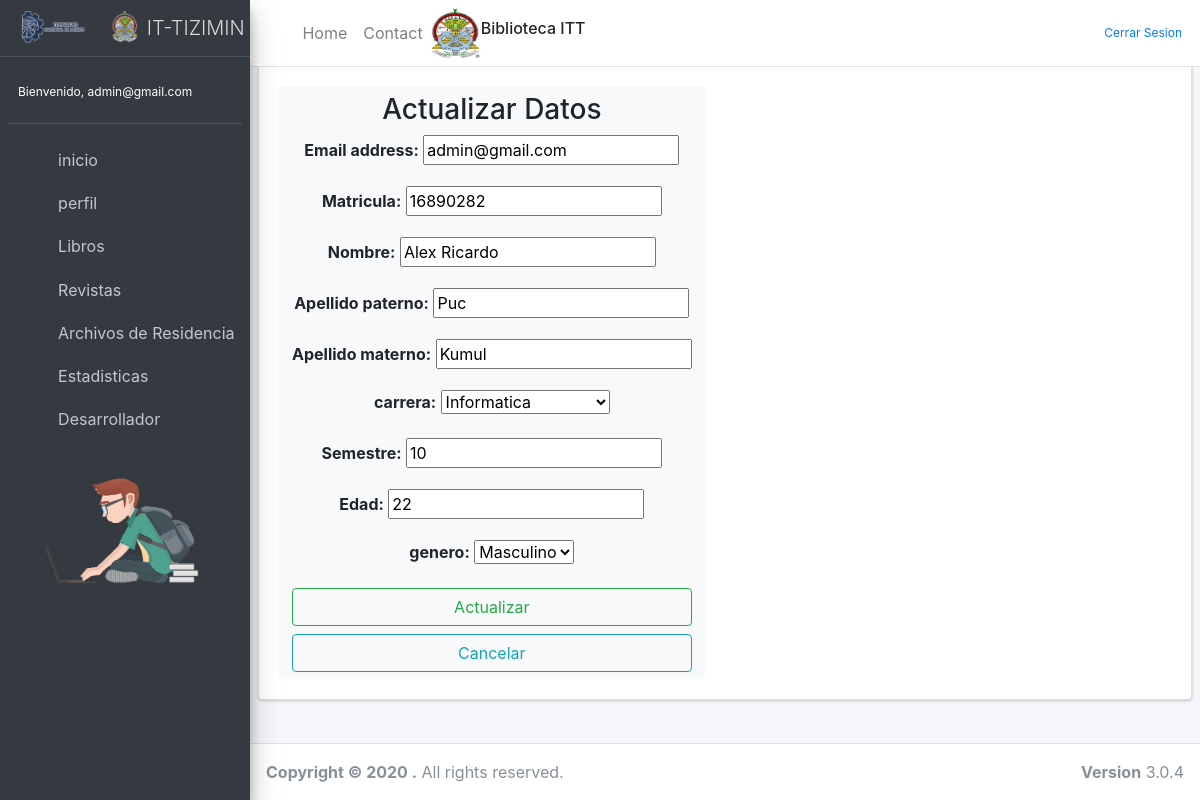
The app's page /actualizar/ (signed in) with its own data.
### Alumnos/models.py (models this page shows, shortened)
class MyUser(AbstractBaseUser):
    email = models.EmailField(verbose_name='email address', max_length=255, unique=True,)
    matricula = models.IntegerField(unique=True, validators=[MaxValueValidator(99999999)])
    nombre = models.CharField(max_length=50)
    apellido_paterno = models.CharField(max_length=50)
    apellido_materno = models.CharField(max_length=50)
    carrera = models.CharField(max_length=50)
    semestre = models.IntegerField( validators=[MaxValueValidator(10)])
    edad = models.IntegerField()
    genero = models.CharField(max_length=50)
    is_active = models.BooleanField(default=True)
    is_admin = models.BooleanField(default=False)
    objects = MyUserManager()
    USERNAME_FIELD = 'email'
    REQUIRED_FIELDS = ['matricula', 'nombre', 'apellido_paterno', 'apellido_materno', 'carrera', 'semestre', 'edad', 'genero']
    def __str__(self):
        return self.email

### Alumnos/views.py (the view)
# urls.py: path('actualizar/', actualizar, name="actualizar"),
@login_required(login_url='loginPage')
def actualizar(request):
    if request.method=='POST':
        user_form = UserChangeForm(request.POST, instance=request.user)
        if user_form.is_valid():
            user_form.save()
            messages.success(request,'Actualizado correctamente')
            return redirect('perfil')
        else:
            messages.success(request,'Error, Verifique que sus Datos sean Correctos')
            return redirect('actualizar')
    elif request.method == "GET":
        user_form = UserChangeForm(instance=request.user)
        return render(request, 'Alumnos/modificar.html',{'user_form':user_form})

### Alumnos/admin.py (shortened to what this page needs)
class UserChangeForm(forms.ModelForm):
    GENERO_CHOICES = (
        ('Masculino', 'Masculino'),
        ('Femenino', 'Femenino'),
    )
    CARRERA_CHOICES = (
        ('Informatica', 'Informatica'),
        ('Agronomia', 'Agronomia'),
        ('Biologia', 'Biologia'),
        ('Administracion', 'Administracion'),
        ('GestionEmpresarial', 'GestionEmpresarial'),
        ('Tics', 'Tics'),
    )
    password = None
    genero = forms.ChoiceField(label='genero', choices=GENERO_CHOICES)
    carrera = forms.ChoiceField(label='carrera', choices=CARRERA_CHOICES)
    class Meta:
        model = MyUser
        fields =  ('email', 'matricula', 'nombre', 'apellido_paterno', 'apellido_materno', 'carrera', 'semestre', 'edad', 'genero')

### Alumnos/templates/Alumnos/modificar.html (shortened to what this page needs)
{% extends "Alumnos/home.html" %}
{% load static %}
{% block contenido %}
<div class="content-wrapper">
  <section class="content">
    <div class="row">
      <div class="col-12">
        <div class="card">
          <div class="card-body" >
                <section id="container">
                     <div class="careers">
                      <div>
                        <form  class="btn btn-light" method="POST">
                         <h3>Actualizar Datos</h3>
                         {{ user_form.as_p}}
                         <button type="submit" class="btn btn-block btn-outline-success btn-xs">Actualizar</button>
                         <a  class="btn btn-block btn-outline-info btn-xs" href="{% url 'perfil'%}">Cancelar</a>
                        </form>
                     </div>
                    </div>
                </section>
          </div>
        </div>
      </div>
    </div>
  </section>
</div>
{% endblock contenido %}

### Alumnos/templates/Alumnos/home.html (shortened to what this page needs)
<!DOCTYPE html>
<html lang="en">
<head>
 {% load static %}
  <link rel="stylesheet" href="{% static 'core/lib/adminlte/plugins/fontawesome-free/css/all.min.css' %}">
  <link rel="stylesheet" href="{% static 'core/lib/adminlte/plugins/overlayScrollbars/css/OverlayScrollbars.min.css'%}">
  <link rel="stylesheet" href="{% static 'core/lib/adminlte/css/adminlte.min.css'%}">
    {% load bootstrap4 %}
    {% bootstrap_css %}
</head>
<body class="hold-transition sidebar-mini layout-fixed layout-navbar-fixed layout-footer-fixed">
<div class="wrapper">
      <nav class="main-header navbar navbar-expand navbar-white navbar-light">
        <ul class="navbar-nav">
              <li class="nav-item">
                <a class="nav-link" data-widget="pushmenu" href="#" role="button"><i class="fas fa-bars"></i></a>
              </li>
              <li class="nav-item d-none d-sm-inline-block">
                <a href="{% url 'home' %}" class="nav-link">Home</a>
              </li>
              <li class="nav-item d-none d-sm-inline-block">
                <a href="{% url 'desarrollador'%}" class="nav-link">Contact</a>
              </li>
        </ul>
                <img src="{% static 'core/img/admin.jfif'%}" width="50" height="50" alt="" /></a>
              <h6>Biblioteca ITT</h6>
        <ul class="navbar-nav ml-auto">
              <i class="nav-icon fas fa-sign-out-alt"></i>
              <span class="hello-msg"><a href="{% url 'logout'%}">Cerrar Sesion</a></span>
        </ul>
      </nav>
  <aside class="main-sidebar sidebar-dark-primary elevation-4">
    <a href="#" class="brand-link">
      <img src="{% static 'core/img/logo.sisitt_inicio.png' %}" alt="IT-TIZIMIN" class="brand-image"
           style="opacity: .8">
      <span class="brand-text font-weight-light">IT-TIZIMIN</span>
    </a>
    <div class="sidebar">
      <div class="user-panel mt-3 pb-3 mb-3 d-flex">
        <div class="info">
          <span class="hello-msg">Bienvenido, {{request.user}}</span>
        </div>
      </div>
      <nav class="mt-2">
        <ul class="nav nav-pills nav-sidebar flex-column" data-widget="treeview" role="menu" data-accordion="false">
               <li class="nav-item">
                <a href="{% url 'home' %}" class="nav-link">
                  <i class="nav-icon fas fa-th"></i>
                  <p>
                    inicio
                  </p>
                </a>
              </li>
          <li class="nav-item">
            <a href="{% url 'perfil' %}" class="nav-link">
              <i class="nav-icon fas fa-user"></i>
              <p>
              perfil
              </p>
            </a>
          </li>
          <li class="nav-item">
            <a href="{% url 'libros' %}" class="nav-link">
              <i class="nav-icon fas  fa-book"></i>
              <p>
                Libros
              </p>
            </a>
          </li>
          <li class="nav-item">
            <a href="{% url 'revistas' %}" class="nav-link">
             <i class="nav-icon fas  fa-eye"></i>
              <p >
                Revistas
              </p>
            </a>
          </li>
          <li class="nav-item">
            <a href="{% url 'residencia' %}" class="nav-link">
            <i class="nav-icon fas  fa-folder-open"></i>
              <p>
                Archivos de Residencia
              </p>
            </a>
          </li>
          <li class="nav-item">
            <a href="{% url 'estadisticas' %}" class="nav-link">
              <i class="nav-icon fas fa-chart-pie"></i>
              <p>
                Estadisticas
              </p>
            </a>
          </li>
          <li class="nav-item">
            <a href="{% url 'desarrollador' %}" class="nav-link">
              <i class="nav-icon far fa-user"></i>
              <p>
                Desarrollador
              </p>
            </a>
          </li>
          <li class="nav-item">
            <a href="{% url 'desarrollador' %}" class="nav-link">
              <p>
                <div class="image">
                  <img src="{% static 'core/img/1.png' %}" width="200"  alt="User Image">
                </div>
              </p>
            </a>
          </li>
      </nav>
    </div>
  </aside>
<div class="contenido">
{% block contenido %}{% endblock contenido %}
  <footer class="main-footer">
      <strong>Copyright &copy; 2020 .</strong>
      All rights reserved.
      <div class="float-right d-none d-sm-inline-block">
        <b>Version</b> 3.0.4
      </div>
  </footer>
</div>
</body>
</html>

### Alumnos/templates/Alumnos/home.html (style rules this page uses)
.hello-msg { font-size: 12px; color: #fff; margin-right: 2px; }

### records on screen
MyUser: user "admin@gmail.com", email "admin@gmail.com", matricula "16890282", nombre "Alex Ricardo", apellido_paterno "Puc", apellido_materno "Kumul", carrera "Informatica", semestre "10", edad "22", genero "Masculino"
